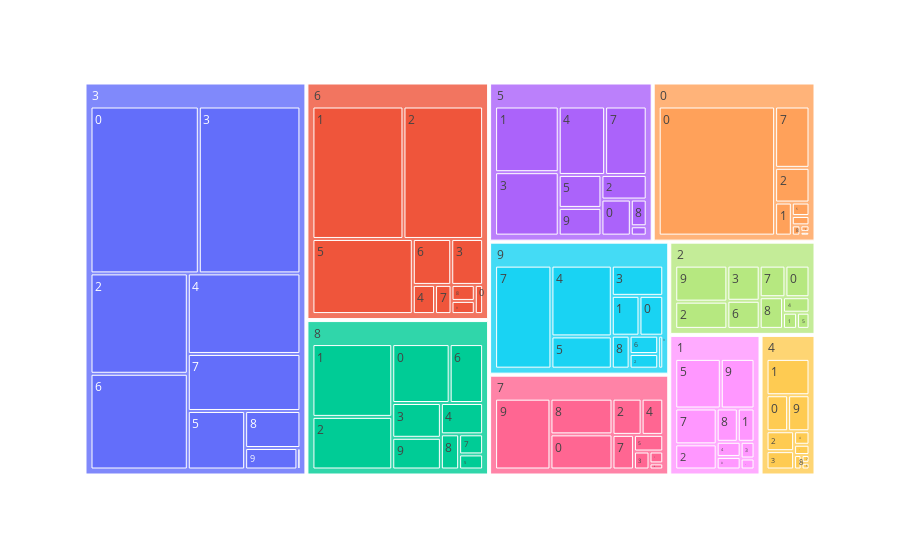

Notebook cell for this chart:
### Code cell
import plotly.express as px
fig = px.treemap(items_per_dewey, 
                 path=['top', 'mid'], 
                 values='Num of Titles (Active)',
                )
fig.show()

### Figure 1 — Plotly figure (JSON) as saved in the notebook; plotly's stock layout.template omitted (floating-point values rounded to 4 significant figures)
{"data": [{"branchvalues": "total", "domain": {"x": [0, 1], "y": [0, 1]}, "hovertemplate": "labels=%{label}<br>Num of Titles (Active)=%{value}<br>parent=%{parent}<br>id=%{id}<extra></extra>", "ids": ["0/0", "1/0", "2/0", "3/0", "4/0", "5/0", "6/0", "7/0", "8/0", "9/0", "0/1", "1/1", "2/1", "3/1", "4/1", "5/1", "6/1", "7/1", "8/1", "9/1", "0/2", "1/2", "2/2", "3/2", "4/2", "5/2", "6/2", "7/2", "8/2", "9/2", "0/3", "1/3", "2/3", "3/3", "4/3", "5/3", "6/3", "7/3", "8/3", "9/3", "0/4", "1/4", "2/4", "3/4", "4/4", "5/4", "6/4", "7/4", "8/4", "9/4", "0/5", "1/5", "2/5", "3/5", "4/5", "5/5", "6/5", "7/5", "8/5", "9/5", "0/6", "1/6", "2/6", "3/6", "4/6", "5/6", "6/6", "7/6", "8/6", "9/6", "0/7", "1/7", "2/7", "3/7", "4/7", "5/7", "6/7", "7/7", "8/7", "9/7", "0/8", "1/8", "2/8", "3/8", "4/8", "5/8", "6/8", "7/8", "8/8", "9/8", "0/9", "1/9", "2/9", "3/9", "4/9", "5/9", "6/9", "7/9", "8/9", "9/9", "0", "1", "2", "3", "4", "5", "6", "7", "8", "9"], "labels": ["0", "0", "0", "0", "0", "0", "0", "0", "0", "0", "1", "1", "1", "1", "1", "1", "1", "1", "1", "1", "2", "2", "2", "2", "2", "2", "2", "2", "2", "2", "3", "3", "3", "3", "3", "3", "3", "3", "3", "3", "4", "4", "4", "4", "4", "4", "4", "4", "4", "4", "5", "5", "5", "5", "5", "5", "5", "5", "5", "5", "6", "6", "6", "6", "6", "6", "6", "6", "6", "6", "7", "7", "7", "7", "7", "7", "7", "7", "7", "7", "8", "8", "8", "8", "8", "8", "8", "8", "8", "8", "9", "9", "9", "9", "9", "9", "9", "9", "9", "9", "0", "1", "2", "3", "4", "5", "6", "7", "8", "9"], "name": "", "parents": ["0", "1", "2", "3", "4", "5", "6", "7", "8", "9", "0", "1", "2", "3", "4", "5", "6", "7", "8", "9", "0", "1", "2", "3", "4", "5", "6", "7", "8", "9", "0", "1", "2", "3", "4", "5", "6", "7", "8", "9", "0", "1", "2", "3", "4", "5", "6", "7", "8", "9", "0", "1", "2", "3", "4", "5", "6", "7", "8", "9", "0", "1", "2", "3", "4", "5", "6", "7", "8", "9", "0", "1", "2", "3", "4", "5", "6", "7", "8", "9", "0", "1", "2", "3", "4", "5", "6", "7", "8", "9", "0", "1", "2", "3", "4", "5", "6", "7", "8", "9", "", "", "", "", "", "", "", "", "", ""], "type": "treemap", "values": [38644, 851, 2356, 39973, 2442, 2721, 573, 6419, 8672, 2532, 1421, 1577, 705, 144, 4905, 10735, 28542, 481, 14896, 2948, 3066, 2945, 4404, 21596, 1723, 2862, 24965, 3108, 10763, 1118, 88, 656, 3523, 37504, 1589, 10370, 3464, 824, 4335, 4156, 1, 1026, 1274, 20058, 655, 8163, 1536, 2310, 3387, 11415, 611, 6390, 624, 7419, 167, 3622, 17844, 1437, 927, 5204, 424, 432, 2819, 20600, 496, 383, 4181, 247, 5050, 1402, 5422, 4199, 2524, 14203, 194, 7309, 1135, 2190, 1234, 15511, 227, 1989, 2294, 4525, 340, 1090, 883, 6527, 1645, 1571, 152, 4736, 5823, 2482, 2420, 3044, 724, 11557, 3949, 444, 50056, 24801, 26346, 168504, 14931, 50299, 83847, 35100, 54858, 46301]}], "layout": {"legend": {"tracegroupgap": 0}, "margin": {"t": 60}}}
